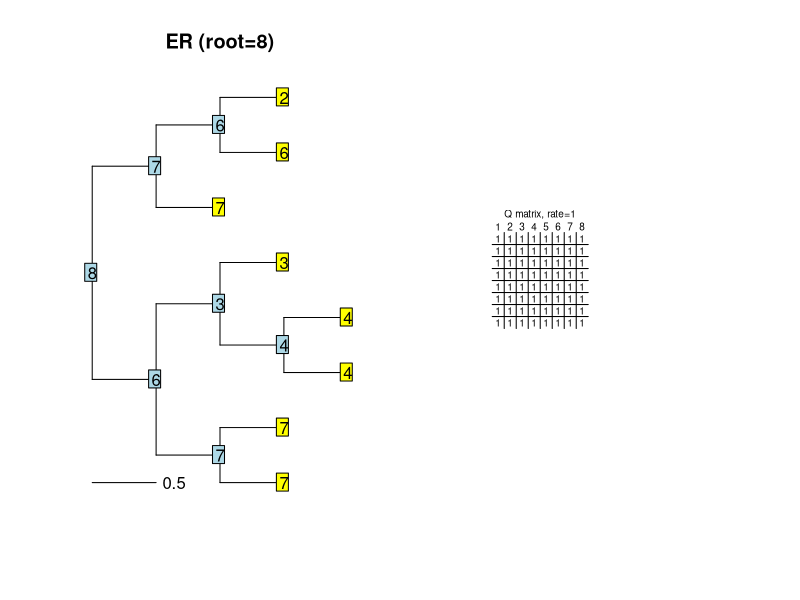
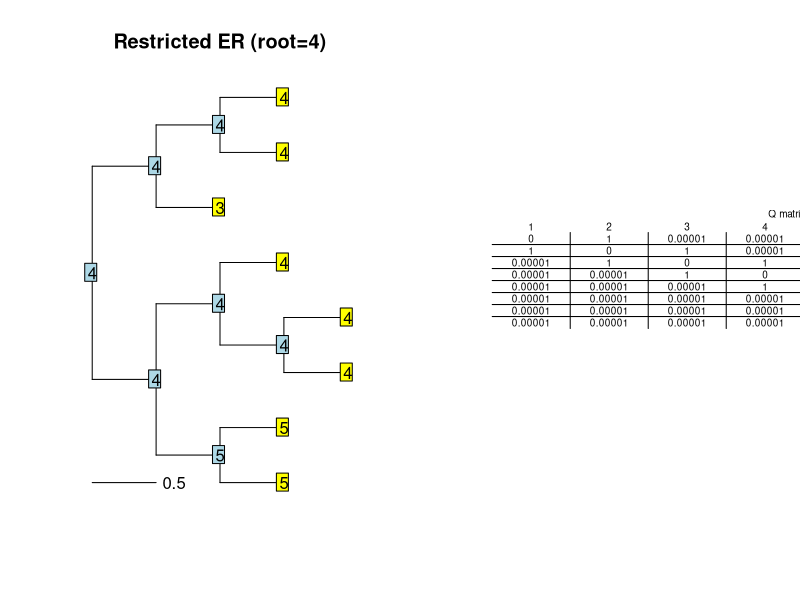
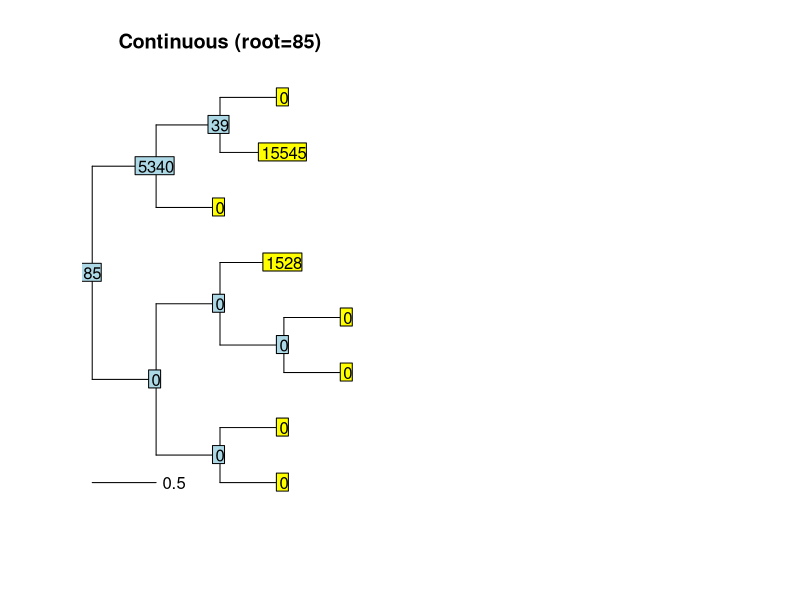
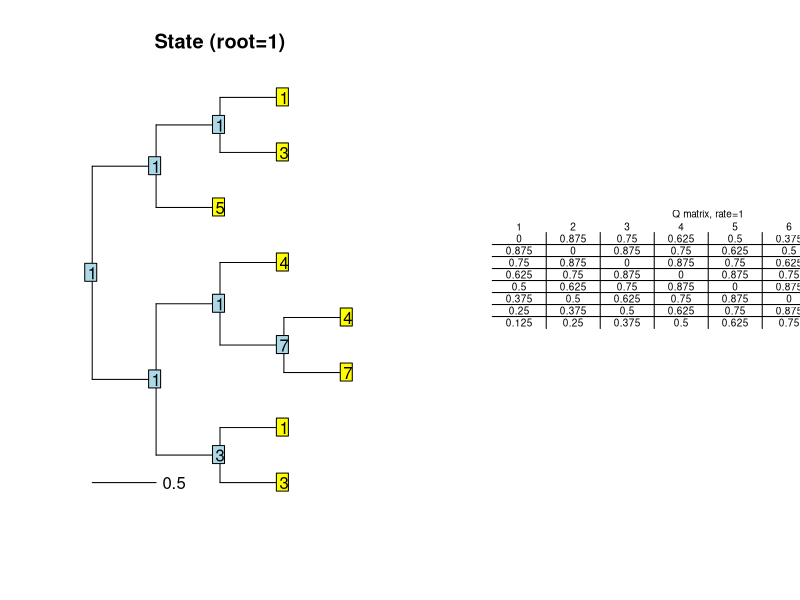

R code for these plots, in order:
library(ape)
library(plotrix)
options("scipen"=100, "digits"=4)
rTraitDisc2 <-
    function(phy, model = "ER", k = if (is.matrix(model)) ncol(model) else 2,
             rate = 0.1, states = LETTERS[1:k], freq = rep(1/k, k),
             ancestor = FALSE, root.value = 1, ...)
    {
        if (is.null(phy$edge.length))
            stop("tree has no branch length")
        if (any(phy$edge.length < 0))
            stop("at least one branch length negative")
        
        if (is.character(model)) {
            switch(toupper(model), "ER" = {
                if (length(rate) != 1)
                    stop("`rate' must have one element")
                Q <- matrix(rate, k, k)
            }, "ARD" = {
                if (length(rate) != k*(k - 1))
                    stop("`rate' must have k(k - 1) elements")
                Q <- matrix(0, k, k)
                Q[col(Q) != row(Q)] <- rate
            }, "SYM" = {
                if (length(rate) != k*(k - 1)/2)
                    stop("`rate' must have k(k - 1)/2 elements")
                Q <- matrix(0, k, k)
                sel <- col(Q) < row(Q)
                Q[sel] <- rate
                Q <- t(Q)
                Q[sel] <- rate
            })
        }
        if (is.matrix(model)) {
            Q <- model
            if (ncol(Q) != nrow(Q))
                stop("the matrix given as `model' must be square")
        }
        
        phy <- reorder(phy, "pruningwise")
        n <- length(phy$tip.label)
        N <- dim(phy$edge)[1]
        ROOT <- n + 1L
        x <- integer(n + phy$Nnode)
        x[ROOT] <- as.integer(root.value)
        
        anc <- phy$edge[, 1]
        des <- phy$edge[, 2]
        el <- phy$edge.length
        
        if (is.function(model)) {
            environment(model) <- environment() # to find 'k'
            for (i in N:1) {
                x[des[i]] <- model(x[anc[i]], el[i], ...)
            }
        } else {
            #print(freq)
            freq <- rep(freq, each = k)
            #print(freq)
            Q <- Q * freq
            diag(Q) <- 0
            diag(Q) <- -rowSums(Q)
            for (i in N:1) {
                p <- matexpo(Q * el[i])[x[anc[i]], ]
                x[des[i]] <- sample.int(k, size = 1, FALSE, prob = p)
            }
        }
        
        if (ancestor) {
            if (is.null(phy$node.label)) phy <- makeNodeLabel(phy)
            names(x) <- c(phy$tip.label, phy$node.label)
        } else {
            x <- x[1:n]
            names(x) <- phy$tip.label
        }
        class(x) <- "factor"
        levels(x) <- states
        x
    }

get_matrix = function(cols, model) {
    found = 0
    while (found < cols) {
        root = sample(nrow(model), size=1)
        temp = rTraitDisc2(tree, model=model, 
                          states=1:nrow(model), 
                          root.value=root,
                          ancestor=T)
        temp = as.matrix(temp)
        if (min(temp) < max(temp)) {
            if (found == 0) {
                m = temp
                roots = c(root)
            } else {
                m = cbind(m, temp)
                roots = c(roots, root)
            }
            found = found + 1
        }
    }
    return(list(m, roots))
}

get_state_model = function(num_states,rate) {
    mat=matrix(seq(1:num_states**2),num_states)
    for (i in 1:num_states) {
        for (j in 1:num_states) {
            if (i != j) {
                mat[i,j] = (rate/num_states)*(num_states-(abs(i-j)))
            } else {
                mat[i,j] = 0
            }
        }
    }
    #print(mat)
    return(mat)
}

get_er_model = function(num_states, rate) {
    mat = matrix(rep(rate, num_states**2), num_states)
    #print(mat)
    mat
}

get_restricted_er_model = function(num_states, rate) {
    mat = get_er_model(num_states, rate)
    for (i in 1:nrow(mat)) {
        for (j in 1:ncol(mat)) {
            if (abs(i-j) == 1) {
                mat[i,j] = rate    
            } else if (i != j) {
                mat[i,j] = rate*0.00001
            } else {
                mat[i,j] = 0
            }
        }
    }
    #print(mat)
    mat
}

get_continuous_matrix = function(cols) {
    r = round(rgamma(1, shape=1000, rate=1))
    r = sample(100, size=1)
    m = replicate(cols, rTraitCont(tree, ancestor=T, sigma=r*100, root.value=r))
    m = round(as.matrix(m))
    m = ifelse(m<0, 0, m)
    return(list(m, r))
}

num_states = 8
cols = 1
rate = 1
tree =  rtree(num_states)
tree$edge.length = rep(0.5, length(tree$edge.length))
er_model = get_er_model(num_states, rate)
#print(er_model)
data_er = get_matrix(cols, er_model)
res_er_model = get_restricted_er_model(num_states, rate)
#print(res_er_model)
data_res_er = get_matrix(cols, res_er_model)
data_cont = get_continuous_matrix(cols)
state_model = get_state_model(num_states, rate)
print(state_model)
data_state = get_matrix(cols, state_model)

#pdf(paste("tree_demo_", rate, ".pdf", sep=""), height=8.5, width=20)
l = matrix(c(1,2,3,4,5,6,7,8), 4, 2, byrow = TRUE)
#layout(l)
data = list(data_er, data_res_er, data_cont, data_state)
titles = c('ER', "Restricted ER", "Continuous", "State")
tables = list(er_model, res_er_model, matrix(), state_model)
for (i in 1:length(data)) {
    par(mfrow=c(1,2))
    plot(tree, show.tip.label=F)
    labels = data[i][[1]][[1]]
    root = data[i][[1]][[2]]
    title(paste(titles[i], " (root=", root, ")", sep=""))
    add.scale.bar()
    Y <- labels[1:num_states]
    A <- labels[-(1:num_states)]
    nodelabels(A)
    tiplabels(Y)
    plot.new()
    if (i!=3) {
        addtable2plot(0,0.4,table=tables[i][[1]], xpad=1, title=paste("Q matrix, rate=", rate, sep=""), cex=0.6, hlines=T, vlines=T)
    }
}
#dev.off()
